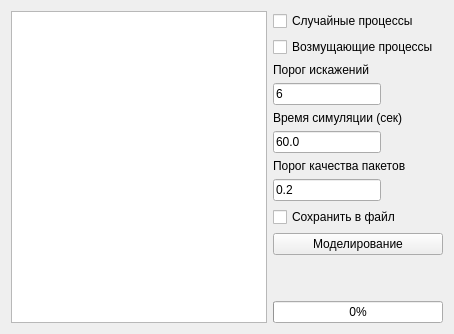
      <widget class="QWidget" name="simulate">
       <attribute name="title">
        <string>Симуляция модели</string>
       </attribute>
       <layout class="QHBoxLayout" name="horizontalLayout_2">
        <item>
         <widget class="QTableWidget" name="modelProtocol"/>
        </item>
        <item>
         <layout class="QVBoxLayout" name="verticalLayout_4">
          <item>
           <layout class="QVBoxLayout" name="verticalLayout_3">
            <item>
             <widget class="QCheckBox" name="isRandom">
              <property name="text">
               <string>Случайные процессы</string>
              </property>
             </widget>
            </item>
            <item>
             <widget class="QCheckBox" name="isRandomCorel">
              <property name="text">
               <string>Возмущающие процессы</string>
              </property>
             </widget>
            </item>
            <item>
             <widget class="QLabel" name="label">
              <property name="sizePolicy">
               <sizepolicy hsizetype="Fixed" vsizetype="Preferred">
                <horstretch>0</horstretch>
                <verstretch>0</verstretch>
               </sizepolicy>
              </property>
              <property name="text">
               <string>Порог искажений</string>
              </property>
             </widget>
            </item>
            <item>
             <widget class="QLineEdit" name="lineN">
              <property name="sizePolicy">
               <sizepolicy hsizetype="Fixed" vsizetype="Fixed">
                <horstretch>0</horstretch>
                <verstretch>0</verstretch>
               </sizepolicy>
              </property>
              <property name="text">
               <string>6</string>
              </property>
             </widget>
            </item>
            <item>
             <widget class="QLabel" name="label_3">
              <property name="sizePolicy">
               <sizepolicy hsizetype="Fixed" vsizetype="Preferred">
                <horstretch>0</horstretch>
                <verstretch>0</verstretch>
               </sizepolicy>
              </property>
              <property name="text">
               <string>Время симуляции (сек)</string>
              </property>
             </widget>
            </item>
            <item>
             <widget class="QLineEdit" name="timeEdit">
              <property name="sizePolicy">
               <sizepolicy hsizetype="Fixed" vsizetype="Fixed">
                <horstretch>0</horstretch>
                <verstretch>0</verstretch>
               </sizepolicy>
              </property>
              <property name="text">
               <string>60.0</string>
              </property>
             </widget>
            </item>
            <item>
             <widget class="QLabel" name="label_25">
              <property name="text">
               <string>&lt;html&gt;&lt;head/&gt;&lt;body&gt;&lt;p&gt;Порог качества пакетов&lt;/p&gt;&lt;/body&gt;&lt;/html&gt;</string>
              </property>
              <property name="alignment">
               <set>Qt::AlignLeading|Qt::AlignLeft|Qt::AlignVCenter</set>
              </property>
             </widget>
            </item>
            <item>
             <widget class="QLineEdit" name="qualityEdit">
              <property name="sizePolicy">
               <sizepolicy hsizetype="Fixed" vsizetype="Fixed">
                <horstretch>0</horstretch>
                <verstretch>0</verstretch>
               </sizepolicy>
              </property>
              <property name="text">
               <string>0.2</string>
              </property>
             </widget>
            </item>
            <item>
             <widget class="QCheckBox" name="needFile">
              <property name="text">
               <string>Сохранить в файл</string>
              </property>
             </widget>
            </item>
            <item>
             <widget class="QPushButton" name="startButton">
              <property name="text">
               <string>Моделирование</string>
              </property>
             </widget>
            </item>
            <item>
             <spacer name="verticalSpacer">
              <property name="orientation">
               <enum>Qt::Vertical</enum>
              </property>
              <property name="sizeHint" stdset="0">
               <size>
                <width>20</width>
                <height>40</height>
               </size>
              </property>
             </spacer>
            </item>
           </layout>
          </item>
          <item>
           <widget class="QProgressBar" name="progressBar">
            <property name="sizePolicy">
             <sizepolicy hsizetype="Minimum" vsizetype="Fixed">
              <horstretch>0</horstretch>
              <verstretch>0</verstretch>
             </sizepolicy>
            </property>
            <property name="minimumSize">
             <size>
              <width>170</width>
              <height>0</height>
             </size>
            </property>
            <property name="maximumSize">
             <size>
              <width>456</width>
              <height>16777215</height>
             </size>
            </property>
            <property name="value">
             <number>0</number>
            </property>
           </widget>
          </item>
         </layout>
        </item>
       </layout>
      </widget>
